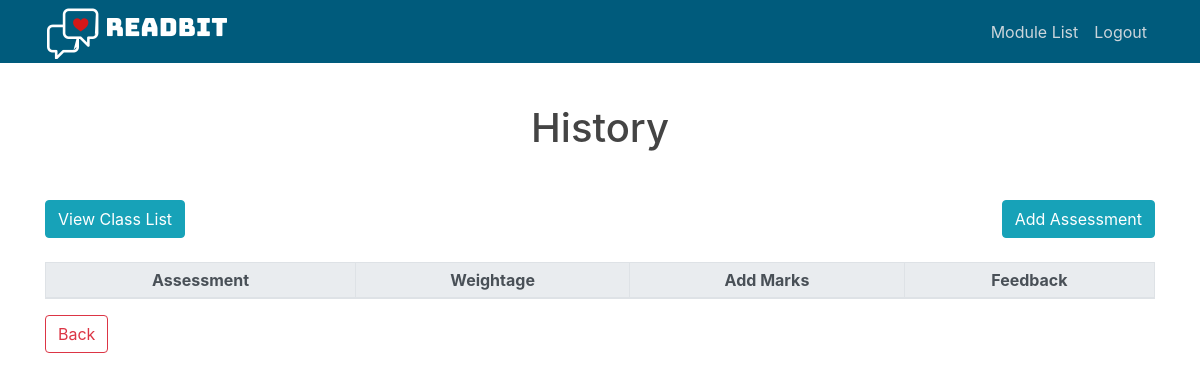
The page /manage_module?mod_id=4 (signed in) on the database as committed earlier.
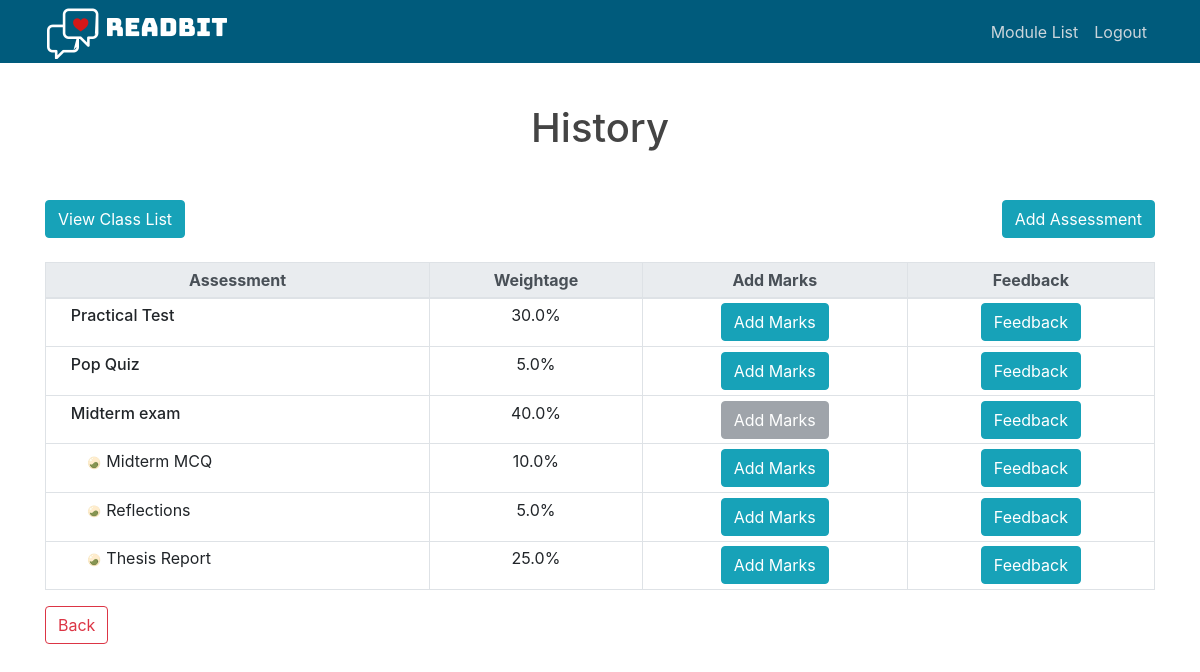
The same page on the database as committed later.
### readbit/models.py (models this page shows, shortened)
class Module(db.Model):
    __tablename__ = 'module'
    id = db.Column(db.Integer, primary_key=True)
    mod_name = db.Column(db.String(100), unique=True, nullable=False)
    class_list = db.relationship('ModuleClass', backref='module', lazy=True)
    comp_list = db.relationship('MainComp', backref='module', lazy=True)

class Component(db.Model):
    __tablename__ = 'component'
    id = db.Column(db.Integer, primary_key=True)
    name = db.Column(db.String(100), nullable=False)
    weightage = db.Column(db.Float, nullable=False)
    type = db.Column(db.String(10), nullable=False, default='main')
    feedback_list = db.relationship('Feedback', backref='component', lazy=True)
    __mapper_args__ = {
        'polymorphic_on': type,
        'polymorphic_identity': 'component'
    }

class MainComp(Component):
    module_id = db.Column(db.Integer, db.ForeignKey(Module.id), nullable=True)
    sub_comp_list = db.relationship('SubComp', remote_side='SubComp.main_comp_id')
    __mapper_args__ = {
        'polymorphic_identity': 'main'
    }

### readbit/routes.py (the view)
@app.route('/manage_module')
def manage_module():
    if current_user.type == 'student':
            return redirect(url_for('student_dashboard'))
    if request.args.get('success'):
        flash('Component added successfully.', 'success')
    modid = request.args.get('mod_id')
    module = Module.query.filter_by(id=modid).first()
    return render_template('manage_module.html', title='Manage Module', module=module, components= module.comp_list)

### readbit/models.py (called while the page is built)
@login_manager.user_loader
def load_user(user_id):
    return User.query.get(int(user_id))

### readbit/templates/manage_module.html (shortened to what this page needs)
{% extends "layout.html" %}
{% block content %}
<link rel="stylesheet" type="text/css" href="{{ url_for('static', filename='manage_class.css') }}">
<div class="container pl-0 pr-0">
    <h1 class="text-center m-4" >{{module.mod_name}}</h1>
    <div class = "mt-5" id="manage_module_row2">
        <a href="{{ url_for('manage_class', mod_id=module.id) }}" class="btn btn-info">View Class List</a>
        <a id="add_student_btn" href="{{url_for('add_component', mod_id=module.id)}}" class="btn btn-info">Add Assessment</a>
    </div>
</div>
<table id="class_list_table" class="table table-bordered table-sm mt-1 ml-0 mt-4" width="100%">
    <thead class="thead-light">
    <tr class="text-center">
        <th class="th-sm">Assessment</th>
        <th class="th-sm">Weightage</th>
        <th class="th-sm">Add Marks</th>
        <th class="th-sm">Feedback</th>
    </tr>
    </thead>
    <tbody>
    {% for comp in components %}
    <tr class="">
        <td class="manage_module_component">{{ comp.name }}</td>
        <td class="text-center">{{ comp.weightage }}%</td>
        {% if comp.sub_comp_list %}
        <td class="text-center"><button id="add_student_btn" type="button" class="btn btn-secondary"  disabled data-toggle="modal" data-target="#add_assessment_modal">Add Marks</button></td>
        <td class="text-center"><a href="{{ url_for('manage_feedback', mod_id=module.id, comp_id=comp.id) }}" class="btn btn-info">Feedback</a></td>
        {% for sub in comp.sub_comp_list %}
    <tr>
        <td class="manage_module_subcomponent"><img class="responsive" src="{{url_for('static', filename='egg.png')}}" alt="-->" width=16/>  {{ sub.name }}</td>
        <td class="text-center">{{ sub.weightage }}%</td>
        <td class="text-center"><a href="{{ url_for('add_marks', mod_id=module.id, comp_id=sub.id) }}" id="add_student_btn" class="btn btn-info" >Add Marks</a></td>
        <td class="text-center"><a href="{{ url_for('manage_feedback', mod_id=module.id, comp_id=sub.id) }}" class="btn btn-info">Feedback</a></td>
    </tr>
    {% endfor %}
    {% else %}
    <td class="text-center"><a href="{{ url_for('add_marks', mod_id=module.id, comp_id=comp.id) }}" id="add_student_btn" class="btn btn-info" >Add Marks</a></td>
    <td class="text-center"><a href="{{ url_for('manage_feedback', mod_id=module.id, comp_id=comp.id) }}" class="btn btn-info">Feedback</a></td>
    {% endif %}
    </tr>
    {% endfor %}
    </tbody>
</table>
<div class="mb-3">
    <a href="{{url_for('module_list')}}" class="btn btn-outline-danger">Back</a>
</div>
{% endblock content %}

### readbit/templates/layout.html (shortened to what this page needs)
<!DOCTYPE html>
<html lang="en">
<head>
    <link rel="stylesheet" href="https://stackpath.bootstrapcdn.com/bootstrap/4.3.1/css/bootstrap.min.css">
    <link rel="stylesheet" type="text/css" href="{{ url_for('static', filename='main.css') }}">
</head>
<body>
    <header class="site-header">
      <nav class="navbar navbar-expand-md navbar-dark bg-steel fixed-top py-1 px-0">
        <div class="container">
          <a class="navbar-brand mr-4 py-0" href="{{ url_for('login') }}">
            <img src="{{ url_for('static', filename='readbit_logo.png') }}" />
          </a>
          <div class="collapse navbar-collapse" id="navbarToggle">
            <div class="navbar-nav">
                {% if current_user.is_authenticated %}
                    {% if current_user.type != 'student' %}
                    <a class="nav-item nav-link" href="{{ url_for('module_list') }}">Module List</a>
                    <a class="nav-item nav-link" href="{{ url_for('logout') }}">Logout</a>
                    {% else %}
                    <a class="nav-item nav-link" href="{{ url_for('logout') }}">Logout</a>
                    {% endif %}
                {% endif %}
            </div>
          </div>
        </div>
      </nav>
    </header>
    <main role="main" class="container">
            {% block content %} {% endblock %}
    </main>
</body>
</html>

### readbit/static/main.css (style rules this page uses)
body { background: #ffffff; color: #333333; margin-top: 5rem; }
h1, h2, h3, h4, h5, h6 { color: #444444; }
.bg-steel { background-color: #005b7c; }
.site-header .navbar-nav .nav-link { color: #cbd5db; }

### readbit/static/manage_class.css (style rules this page uses)
table { margin-top:50px; margin-left: 100px; margin-right: 100px; }
#manage_module_row2 { display: flex; justify-content: space-between; }
.manage_module_component { text-indent: 20px; font-weight: 500; }
.manage_module_subcomponent { text-indent: 35px; }

Rows that differ between the two databases and show on the page:
added MainComp: name "Practical Test", weightage "30.0", shown under "History"
added MainComp: name "Pop Quiz", weightage "5.0", shown under "History"
added MainComp: name "Midterm exam", weightage "40.0", shown under "History"
added MainComp: name "Midterm MCQ", weightage "10.0", shown under "Midterm exam"
added MainComp: name "Reflections", weightage "5.0", shown under "Midterm exam"
added MainComp: name "Thesis Report", weightage "25.0", shown under "Midterm exam"
